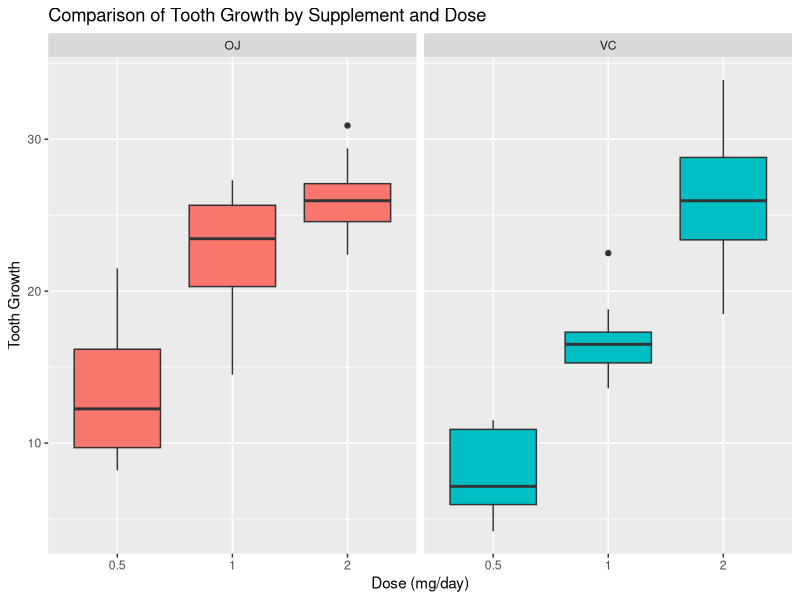

Recreate this plot in R.
## ---- chunk 1
knitr::opts_chunk$set(echo = TRUE)
## ---- chunk 2
library(datasets)
TG <- ToothGrowth
## ---- chunk 3
str(TG)
## ---- chunk 4
summary(TG)
## ---- chunk 5
library(ggplot2)
ggplot(TG, aes(x = factor(dose), y = len)) +
         facet_grid(.~supp) +
         geom_boxplot(aes(fill = supp), show.legend = FALSE) +
  ggtitle("Comparison of Tooth Growth by Supplement and Dose") +
  xlab("Dose (mg/day)") +
  ylab("Tooth Growth")
## ---- chunk 6
t.test(len ~ supp, data = TG)
## ---- chunk 7
TG_0.5_1 <- subset(TG, dose %in% c(0.5,1))
TG_0.5_2 <- subset(TG, dose %in% c(0.5,2))
TG_1_2 <- subset(TG, dose %in% c(1,2))

t.test(len ~ dose, TG_0.5_1)
t.test(len ~ dose, TG_0.5_2)
t.test(len ~ dose, TG_1_2)
